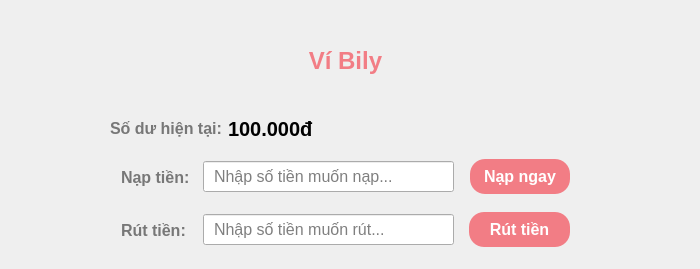
           <widget class="QWidget" name="sellerWallet">
            <attribute name="title">
             <string>Ví Bily</string>
            </attribute>
            <widget class="QWidget" name="widget_16" native="true">
             <property name="geometry">
              <rect>
               <x>110</x>
               <y>98</y>
               <width>351</width>
               <height>61</height>
              </rect>
             </property>
             <property name="styleSheet">
              <string notr="true">font-size: 16px;</string>
             </property>
             <layout class="QHBoxLayout" name="horizontalLayout_22">
              <item>
               <widget class="QLabel" name="label_46">
                <property name="styleSheet">
                 <string notr="true">	font-weight: bold;
	color: #777;</string>
                </property>
                <property name="text">
                 <string>Số dư hiện tại:</string>
                </property>
               </widget>
              </item>
              <item>
               <widget class="QLabel" name="sellerWalletBalance">
                <property name="styleSheet">
                 <string notr="true">font-weight: bold;
font-size: 20px;</string>
                </property>
                <property name="text">
                 <string>100.000đ</string>
                </property>
               </widget>
              </item>
              <item>
               <spacer name="horizontalSpacer_14">
                <property name="orientation">
                 <enum>Qt::Horizontal</enum>
                </property>
                <property name="sizeHint" stdset="0">
                 <size>
                  <width>40</width>
                  <height>20</height>
                 </size>
                </property>
               </spacer>
              </item>
             </layout>
            </widget>
            <widget class="QLabel" name="label_47">
             <property name="geometry">
              <rect>
               <x>0</x>
               <y>45</y>
               <width>691</width>
               <height>31</height>
              </rect>
             </property>
             <property name="styleSheet">
              <string notr="true">font-size: 24px;
font-weight: bold;
color: #f27d85;</string>
             </property>
             <property name="text">
              <string>Ví Bily</string>
             </property>
             <property name="alignment">
              <set>Qt::AlignCenter</set>
             </property>
            </widget>
            <widget class="QWidget" name="widget_18" native="true">
             <property name="geometry">
              <rect>
               <x>110</x>
               <y>146</y>
               <width>471</width>
               <height>61</height>
              </rect>
             </property>
             <property name="styleSheet">
              <string notr="true">font-size: 16px;</string>
             </property>
             <widget class="QLabel" name="label_52">
              <property name="geometry">
               <rect>
                <x>11</x>
                <y>11</y>
                <width>71</width>
                <height>41</height>
               </rect>
              </property>
              <property name="styleSheet">
               <string notr="true">	font-weight: bold;
	color: #777;</string>
              </property>
              <property name="text">
               <string>Nạp tiền:</string>
              </property>
             </widget>
             <widget class="QLineEdit" name="sellerDepositInput">
              <property name="geometry">
               <rect>
                <x>93</x>
                <y>15</y>
                <width>251</width>
                <height>31</height>
               </rect>
              </property>
              <property name="styleSheet">
               <string notr="true">padding: 4px 8px;</string>
              </property>
              <property name="placeholderText">
               <string>Nhập số tiền muốn nạp...</string>
              </property>
             </widget>
             <widget class="QPushButton" name="sellerDepositBtn">
              <property name="geometry">
               <rect>
                <x>360</x>
                <y>13</y>
                <width>100</width>
                <height>35</height>
               </rect>
              </property>
              <property name="cursor">
               <cursorShape>PointingHandCursor</cursorShape>
              </property>
              <property name="styleSheet">
               <string notr="true">QPushButton {
	padding: 8px 12px;
	color: white;
	font-size: 16px;
	font-weight: bold;
	background-color: #f27d85;
	border-radius: 15px;
	border: none;
}
</string>
              </property>
              <property name="text">
               <string>Nạp ngay</string>
              </property>
             </widget>
            </widget>
            <widget class="QWidget" name="widget_17" native="true">
             <property name="geometry">
              <rect>
               <x>110</x>
               <y>199</y>
               <width>471</width>
               <height>61</height>
              </rect>
             </property>
             <property name="styleSheet">
              <string notr="true">font-size: 16px;</string>
             </property>
             <widget class="QLabel" name="label_48">
              <property name="geometry">
               <rect>
                <x>11</x>
                <y>11</y>
                <width>71</width>
                <height>41</height>
               </rect>
              </property>
              <property name="styleSheet">
               <string notr="true">	font-weight: bold;
	color: #777;</string>
              </property>
              <property name="text">
               <string>Rút tiền:</string>
              </property>
             </widget>
             <widget class="QLineEdit" name="sellerWithdrawInput">
              <property name="geometry">
               <rect>
                <x>93</x>
                <y>15</y>
                <width>251</width>
                <height>31</height>
               </rect>
              </property>
              <property name="styleSheet">
               <string notr="true">padding: 4px 8px;</string>
              </property>
              <property name="placeholderText">
               <string>Nhập số tiền muốn rút...</string>
              </property>
             </widget>
             <widget class="QPushButton" name="sellerWithdrawBtn">
              <property name="geometry">
               <rect>
                <x>359</x>
                <y>13</y>
                <width>101</width>
                <height>35</height>
               </rect>
              </property>
              <property name="sizePolicy">
               <sizepolicy hsizetype="Preferred" vsizetype="Fixed">
                <horstretch>0</horstretch>
                <verstretch>0</verstretch>
               </sizepolicy>
              </property>
              <property name="cursor">
               <cursorShape>PointingHandCursor</cursorShape>
              </property>
              <property name="styleSheet">
               <string notr="true">QPushButton {
	padding: 8px 12px;
	color: white;
	font-size: 16px;
	font-weight: bold;
	background-color: #f27d85;
	border-radius: 15px;
	border: none;
}
</string>
              </property>
              <property name="text">
               <string>Rút tiền</string>
              </property>
             </widget>
            </widget>
           </widget>
